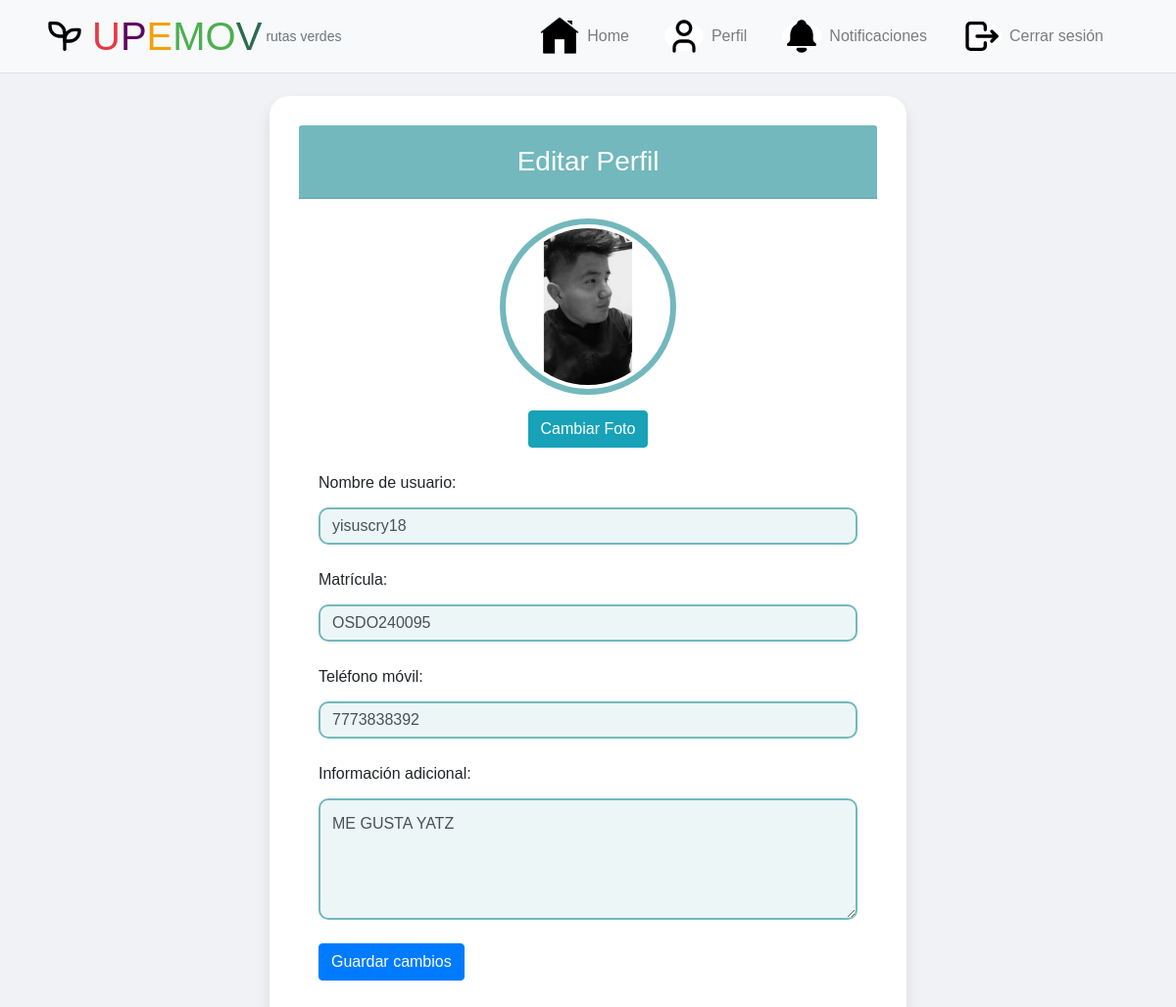
Page /view/perfil/update_perfil.php?idAlumno=6 (signed in) on the committed database.
### tables this page shows
CREATE TABLE perfiles (
    id INT NOT NULL AUTO_INCREMENT PRIMARY KEY,
    idAlumno INT NOT NULL,
    nombreUser TEXT NULL,
    matricula TEXT NULL,
    telefono TEXT NOT NULL,
    valoracion ENUM('1', '2', '3', '4', '5') NULL,
    viajes INT NULL,
    informacion TEXT NULL,
    imagen VARCHAR(255) NULL,
    FOREIGN KEY (idAlumno) REFERENCES usuarios(id) 
    ON DELETE CASCADE 
    ON UPDATE CASCADE
);

### view/perfil/update_perfil.php (the view, shortened to what this page needs)
<?php
include '../alumno/header_alumno.php';
include '../../model/actualizar_perfil.php';
if (isset($_GET['idAlumno'])) {
    $idAlumno = $_GET['idAlumno'];
    $query = "SELECT * FROM perfiles WHERE idAlumno = ?";
    $stmt = $conn->prepare($query);
    $stmt->bind_param('i', $idAlumno);
    $stmt->execute();
    $result = $stmt->get_result();
    if ($result->num_rows > 0) {
        $userData = $result->fetch_assoc();
    } else {
        die("Usuario no encontrado.");
    }
} else {
    die("ID de alumno no proporcionado.");
}
?>
<!DOCTYPE html>
<html lang="es">
<head>
    <link href="https://stackpath.bootstrapcdn.com/bootstrap/4.5.2/css/bootstrap.min.css" rel="stylesheet">
    <link href="../../public/css/perfil.css" rel="stylesheet">
</head>
<body>
    <div class="container mt-5">
        <div class="card">
            <div class="card-header text-center">
                <h2>Editar Perfil</h2>
            </div>
            <div class="card-body">
                <form action="../../model/actualizar_perfil.php" method="POST" enctype="multipart/form-data" onsubmit="return validarFormulario(event)">
                    <div class="form-group text-center">
                        <img id="fotoPerfil" src="../<?php echo !empty($userData['imagen']) ? htmlspecialchars($userData['imagen']) : '../../public/img/perfil.svg'; ?>" alt="Foto de Perfil" class="img-thumbnail mb-3">
                        <div class="custom-file text-center">
                            <label for="uploadFoto" class="btn btn-info upload-btn">Cambiar Foto</label>
                        </div>
                    </div>
                    <div class="form-group">
                        <label for="nombre">Nombre de usuario:</label>
                        <input type="text" id="nombre" name="nombre" class="form-control" value="<?php echo htmlspecialchars($userData['nombreUser']); ?>">
                    </div>
                    <div class="form-group">
                        <label for="matricula">Matrícula:</label>
                        <input type="text" id="matricula" name="matricula" class="form-control" value="<?php echo htmlspecialchars($userData['matricula']); ?>">
                    </div>
                    <div class="form-group">
                        <label for="cel">Teléfono móvil:</label>
                        <input type="tel" id="cel" name="telefono" class="form-control" value="<?php echo htmlspecialchars($userData['telefono']); ?>">
                    </div>
                    <div class="form-group">
                        <label for="info">Información adicional:</label>
                        <textarea id="info" name="informacion" class="form-control" rows="4"><?php echo htmlspecialchars($userData['informacion']); ?></textarea>
                    </div>
                    <button id="guardar" type="submit" class="btn btn-primary">Guardar cambios</button>
                </form>
            </div>
        </div>
    </div>
</body>
</html>

### public/css/header.css (style rules this page uses)
body { padding-top: 80px; }

### public/css/perfil.css (style rules this page uses)
body { background-color: #f1f2f6; font-family: 'Poppins', sans-serif; padding-top: 50px; }
.card { max-width: 650px; margin: auto; box-shadow: 0 8px 15px rgba(0, 0, 0, 0.1); border-radius: 20px; background-color: #ffffff; padding: 30px; border: none; }
.card-header { background-color: #72b8bd; color: white; padding: 20px; border-radius: 15px 15px 0 0; font-weight: 600; }
.card-header h2 { margin: 0; font-size: 28px; }
#fotoPerfil { border-radius: 50%; width: 180px; height: 180px; object-fit: cover; transition: transform 0.3s ease; margin-bottom: 20px; border: 6px solid #72b8bd; }
.form-group { margin-bottom: 1.5rem; }
.form-control { font-size: 16px; padding: 12px; border: 2px solid #72b8bd; border-radius: 10px; background-color: #ecf6f7; margin-top: 5px; margin-bottom: 15px; }

### rows in the picture
perfiles: imagen (picture), nombre "yisuscry18", matricula "OSDO240095", telefono "7773838392", informacion "ME GUSTA YATZ"
